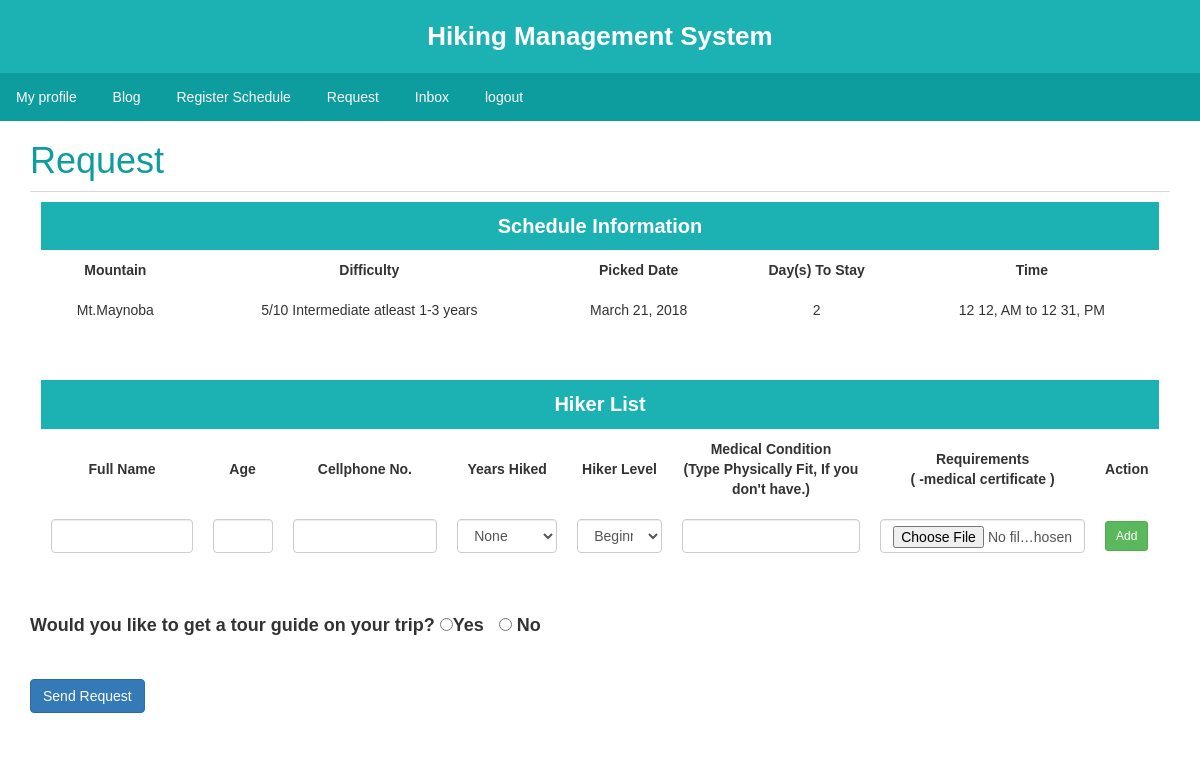
The app's page /requestForm.php (signed in) with its own data.
### tables this page shows
CREATE TABLE IF NOT EXISTS `register` (
`id` int(11) NOT NULL,
  `setspot_id` int(11) NOT NULL,
  `datenow` datetime NOT NULL,
  `user_id` int(11) NOT NULL,
  `date` date NOT NULL,
  `days` int(100) NOT NULL,
  `startTime` time NOT NULL,
  `until` time NOT NULL,
  `status` varchar(100) NOT NULL,
  `dateConfirmed` date NOT NULL,
  `done` varchar(100) NOT NULL,
  `arriveDate` date NOT NULL,
  `arrive` date NOT NULL,
  `arriveTime` time NOT NULL,
  `arriveStatus` varchar(100) NOT NULL,
  `groupTime` time NOT NULL,
  `groupDate` date NOT NULL,
  `tourguide` varchar(100) NOT NULL,
  `guide` varchar(100) NOT NULL
);

CREATE TABLE IF NOT EXISTS `setspot` (
`id` int(10) NOT NULL,
  `mountain_name` varchar(50) NOT NULL,
  `address` varchar(100) NOT NULL,
  `level` int(10) NOT NULL,
  `altitude` float NOT NULL,
  `requirements` varchar(500) NOT NULL,
  `photo` blob NOT NULL,
  `description` varchar(2000) NOT NULL,
  `slot` int(100) NOT NULL,
  `map` text NOT NULL,
  `equipment` varchar(1000) NOT NULL,
  `direction` varchar(2000) NOT NULL
);

### requestForm.php (the view, shortened to what this page needs)
<?php
	include 'loggedheader.php';
	include 'connect.php';
	include 'loginchecker/clientMenu.php';
	$info='';
	$user_id = $_SESSION['id'];
	$query = "SELECT * FROM register LEFT JOIN setspot ON register.setspot_id = setspot.id WHERE user_id = $user_id ORDER BY register.id desc limit 1";
	$result = mysqli_query($con, $query);
	if($result){
		while($row = mysqli_fetch_array($result)){
			 	$date=date("F d, Y",strtotime($row['date']));
			 	$mountain=$row['mountain_name'];
			 	$level=$row['level'];
			 	$requirements=$row['requirements'];
			 	$days=$row['days'];
			 	$time=date("h i, A",strtotime($row['startTime']));
			 	$until=date("h i, A",strtotime($row['until']));
		}
	}
	if($level<=4){
											$info='Beginner For None experienced';
										}
										elseif($level<=7){
											$info='Intermediate atleast 1-3 years';
										}
										else{
											$info='Professional more than 4 years'; ;
										}
?>
 <!DOCTYPE html>
 <html>
      <head>
           <link rel="stylesheet" href="https://maxcdn.bootstrapcdn.com/bootstrap/3.3.6/css/bootstrap.min.css" />
           <link rel="stylesheet" href="https://cdn.datatables.net/1.10.12/css/dataTables.bootstrap.min.css" />
      </head>
      <body>
           <div class="container" style="padding-bottom: 20px;">
        		<h1 style="color: #0d9d9e;border-bottom: 1px solid #d8d8d8;margin-top: 20px;">Request</h1>
        		<div class="table-responsive">
                    <table class="tables" width="100%" style="padding: 0px;">
                     	<thead>
                            <tr>
								<th width="100%" colspan="5" style="font-size: 20px; text-align: center;">Schedule Information</th>
							</tr>
	                    </thead>
	                    <tbody align="center">
	                    	<tr style="font-weight: bold;">
	                    		<td>Mountain</td>
	                    		<td>Difficulty</td>
	                    		<td>Picked Date</td>
	                    		<td>Day(s) To Stay</td>
	                    		<td>Time</td>
	                    	</tr>
	                    	<tr>
	                    		<td><?php echo $mountain;?></td>
	                    		<td><?php echo $level.'/10 '.$info;?></td>
	                    		<td><?php echo $date;?></td>
	                    		<td><?php echo $days;?></td>
	                    		<td><?php echo $time;?> to <?php echo $until;?></td>
	                    	</tr>
	                    </tbody>
	                </table>
	            </div>
	            <div class="table-responsive">
                    <table class="tables" width="100%" style="padding: 0px;" id="item_table">
                     	<thead>
                            <tr>
								<th width="100%" colspan="8" style="font-size: 20px; text-align: center;">Hiker List</th>
							</tr>
	                    </thead>
	                    <tbody align="center">
	                    	<tr style="font-weight: bold;">
	                    		<td>Full Name</td>
	                    		<td>Age</td>
	                    		<td>Cellphone No.</td>
	                    		<td>Years Hiked</td>
	                    		<td>Hiker Level</td>
	                    		<td>Medical Condition<br>(Type Physically Fit, If you don't have.)</td>
	                    		<td>Requirements<br>( <?php echo $requirements; ?> )</td>
	                    		<td>Action</td>
	                    	</tr>
	                    	<tr>
	                    		<form method="POST" enctype="multipart/form-data">
	                    		<td><input type="text" pattern="[a-zA-Z][a-zA-Z ]{1,}" name="name" class="form-control" required=""></td>
	                    		<td><input type="number" name="age" min="18" max="60" class="form-control" required="" style="width: 60px;"></td>
	                    		<td><input type="tel" name="contact" pattern="^(09|\+639)\d{9}$" title="Must be start with 09 or +639 followed by nine digit number" class="form-control" required=""></td>
	                    		<td>
	                    			<select class="form-control" name="years" required="" style="width: 100px;">
		                    			<option value="None">None</option>
	                    			</select></td>
	                    		<td>
	                    			<select class="form-control" name="experience" required="">
		                    			<option value="Beginner">Beginner</option>
	                    			</select></td>
	                    		<td><input type="text" name="medical" class="form-control" required=""></td>
	                    		<td><input type="file" name="fileToUpload" id="fileToUpload" required="" accept=".pdf" class="form-control"></td>
	                    		<td><input type="submit" name="submit" value= "Add" class="btn btn-success btn-sm Add"></td>
	                    	</form>
	                    	</tr>
	                    </tbody>
	                </table>
	            </div>
	            <form method="POST" action="requestForm.php">
	            	<div style="font-size: 18px; font-weight: bold;">Would you like to get a tour guide on your trip? <input type="radio" name="guide" value="Yes" required="">Yes &nbsp
	            	<input type="radio" name="guide" value="No" required=""> No</div>
	            	<br><br>
	            	<input type="submit" name="save" class="btn btn-primary" value="Send Request">
	            </form>
	        </div>
	    </body>
	    </html>

### css/styles.css (style rules this page uses)
* { -webkit-font-smoothing: antialiased; font-family: 'Arial', sans-serif !important; margin: 0px; }
body { overflow-y: scroll; }
h1 { color: #0d9d9e; margin: 14px; border-bottom: 1px solid #d8d8d8; padding-bottom: 10px; margin-top: 20px; }
.tables { width: 98%; padding-left: 0px; padding-right: 0px; border-collapse: collapse; margin: 0 auto; margin-bottom: 50px; }
.tables th { background: #1cb2b3; color: #fff; padding: 10px; font-size: 14px; text-align: left; }
.tables td { padding: 10px; font-size: 14px; }

### records on screen
register: setspot.mountain_name "Mt.Maynoba", setspot.level "5", setspot.level "Intermediate atleast 1-3 years", date "March 21, 2018", days "2", startTime "12 12, AM", until "12 31, PM", setspot.requirements "-medical certificate"
